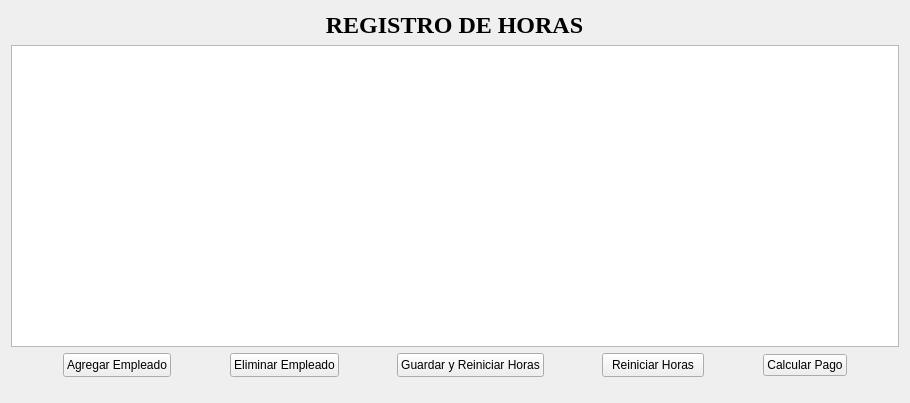
<?xml version="1.0" encoding="UTF-8"?>
<ui version="4.0">
 <class>Widget</class>
 <widget class="QWidget" name="Widget">
  <property name="windowModality">
   <enum>Qt::NonModal</enum>
  </property>
  <property name="geometry">
   <rect>
    <x>0</x>
    <y>0</y>
    <width>910</width>
    <height>403</height>
   </rect>
  </property>
  <property name="sizePolicy">
   <sizepolicy hsizetype="Expanding" vsizetype="Expanding">
    <horstretch>0</horstretch>
    <verstretch>0</verstretch>
   </sizepolicy>
  </property>
  <property name="minimumSize">
   <size>
    <width>910</width>
    <height>403</height>
   </size>
  </property>
  <property name="sizeIncrement">
   <size>
    <width>1</width>
    <height>1</height>
   </size>
  </property>
  <property name="windowTitle">
   <string>Widget</string>
  </property>
  <layout class="QVBoxLayout" name="verticalLayout_2">
   <item alignment="Qt::AlignHCenter|Qt::AlignTop">
    <widget class="QLabel" name="titulo">
     <property name="sizePolicy">
      <sizepolicy hsizetype="Expanding" vsizetype="Expanding">
       <horstretch>0</horstretch>
       <verstretch>0</verstretch>
      </sizepolicy>
     </property>
     <property name="minimumSize">
      <size>
       <width>779</width>
       <height>27</height>
      </size>
     </property>
     <property name="font">
      <font>
       <family>Times New Roman</family>
       <pointsize>18</pointsize>
       <bold>true</bold>
      </font>
     </property>
     <property name="text">
      <string>REGISTRO DE HORAS</string>
     </property>
     <property name="alignment">
      <set>Qt::AlignCenter</set>
     </property>
    </widget>
   </item>
   <item>
    <layout class="QVBoxLayout" name="Principal">
     <property name="sizeConstraint">
      <enum>QLayout::SetDefaultConstraint</enum>
     </property>
     <item>
      <widget class="QTableWidget" name="Tabla_horas">
       <property name="sizePolicy">
        <sizepolicy hsizetype="Expanding" vsizetype="Expanding">
         <horstretch>0</horstretch>
         <verstretch>0</verstretch>
        </sizepolicy>
       </property>
       <property name="minimumSize">
        <size>
         <width>0</width>
         <height>265</height>
        </size>
       </property>
       <property name="sizeAdjustPolicy">
        <enum>QAbstractScrollArea::AdjustIgnored</enum>
       </property>
      </widget>
     </item>
     <item>
      <layout class="QHBoxLayout" name="Botones">
       <item>
        <spacer name="horizontalSpacer_5">
         <property name="orientation">
          <enum>Qt::Horizontal</enum>
         </property>
         <property name="sizeType">
          <enum>QSizePolicy::Expanding</enum>
         </property>
         <property name="sizeHint" stdset="0">
          <size>
           <width>40</width>
           <height>20</height>
          </size>
         </property>
        </spacer>
       </item>
       <item>
        <widget class="QPushButton" name="agregar_empleado">
         <property name="sizePolicy">
          <sizepolicy hsizetype="Expanding" vsizetype="Preferred">
           <horstretch>0</horstretch>
           <verstretch>0</verstretch>
          </sizepolicy>
         </property>
         <property name="minimumSize">
          <size>
           <width>106</width>
           <height>24</height>
          </size>
         </property>
         <property name="text">
          <string>Agregar Empleado</string>
         </property>
        </widget>
       </item>
       <item>
        <spacer name="horizontalSpacer">
         <property name="orientation">
          <enum>Qt::Horizontal</enum>
         </property>
         <property name="sizeType">
          <enum>QSizePolicy::Expanding</enum>
         </property>
         <property name="sizeHint" stdset="0">
          <size>
           <width>40</width>
           <height>20</height>
          </size>
         </property>
        </spacer>
       </item>
       <item>
        <widget class="QPushButton" name="eliminar_empleado">
         <property name="sizePolicy">
          <sizepolicy hsizetype="Expanding" vsizetype="Preferred">
           <horstretch>0</horstretch>
           <verstretch>0</verstretch>
          </sizepolicy>
         </property>
         <property name="minimumSize">
          <size>
           <width>107</width>
           <height>24</height>
          </size>
         </property>
         <property name="text">
          <string>Eliminar Empleado</string>
         </property>
        </widget>
       </item>
       <item>
        <spacer name="horizontalSpacer_2">
         <property name="orientation">
          <enum>Qt::Horizontal</enum>
         </property>
         <property name="sizeType">
          <enum>QSizePolicy::Expanding</enum>
         </property>
         <property name="sizeHint" stdset="0">
          <size>
           <width>40</width>
           <height>20</height>
          </size>
         </property>
        </spacer>
       </item>
       <item>
        <widget class="QPushButton" name="guardar_horas">
         <property name="sizePolicy">
          <sizepolicy hsizetype="Expanding" vsizetype="Preferred">
           <horstretch>0</horstretch>
           <verstretch>0</verstretch>
          </sizepolicy>
         </property>
         <property name="minimumSize">
          <size>
           <width>141</width>
           <height>24</height>
          </size>
         </property>
         <property name="text">
          <string>Guardar y Reiniciar Horas</string>
         </property>
        </widget>
       </item>
       <item>
        <spacer name="horizontalSpacer_3">
         <property name="orientation">
          <enum>Qt::Horizontal</enum>
         </property>
         <property name="sizeType">
          <enum>QSizePolicy::Expanding</enum>
         </property>
         <property name="sizeHint" stdset="0">
          <size>
           <width>40</width>
           <height>20</height>
          </size>
         </property>
        </spacer>
       </item>
       <item>
        <widget class="QPushButton" name="restablecer_horas">
         <property name="sizePolicy">
          <sizepolicy hsizetype="Expanding" vsizetype="Preferred">
           <horstretch>0</horstretch>
           <verstretch>0</verstretch>
          </sizepolicy>
         </property>
         <property name="minimumSize">
          <size>
           <width>102</width>
           <height>24</height>
          </size>
         </property>
         <property name="text">
          <string>Reiniciar Horas</string>
         </property>
        </widget>
       </item>
       <item>
        <spacer name="horizontalSpacer_6">
         <property name="orientation">
          <enum>Qt::Horizontal</enum>
         </property>
         <property name="sizeHint" stdset="0">
          <size>
           <width>40</width>
           <height>20</height>
          </size>
         </property>
        </spacer>
       </item>
       <item>
        <widget class="QPushButton" name="calcular_pago">
         <property name="text">
          <string>Calcular Pago</string>
         </property>
        </widget>
       </item>
       <item>
        <spacer name="horizontalSpacer_4">
         <property name="orientation">
          <enum>Qt::Horizontal</enum>
         </property>
         <property name="sizeType">
          <enum>QSizePolicy::Expanding</enum>
         </property>
         <property name="sizeHint" stdset="0">
          <size>
           <width>40</width>
           <height>20</height>
          </size>
         </property>
        </spacer>
       </item>
      </layout>
     </item>
     <item>
      <spacer name="verticalSpacer">
       <property name="orientation">
        <enum>Qt::Vertical</enum>
       </property>
       <property name="sizeType">
        <enum>QSizePolicy::Preferred</enum>
       </property>
       <property name="sizeHint" stdset="0">
        <size>
         <width>20</width>
         <height>15</height>
        </size>
       </property>
      </spacer>
     </item>
    </layout>
   </item>
  </layout>
 </widget>
 <resources/>
 <connections/>
</ui>
